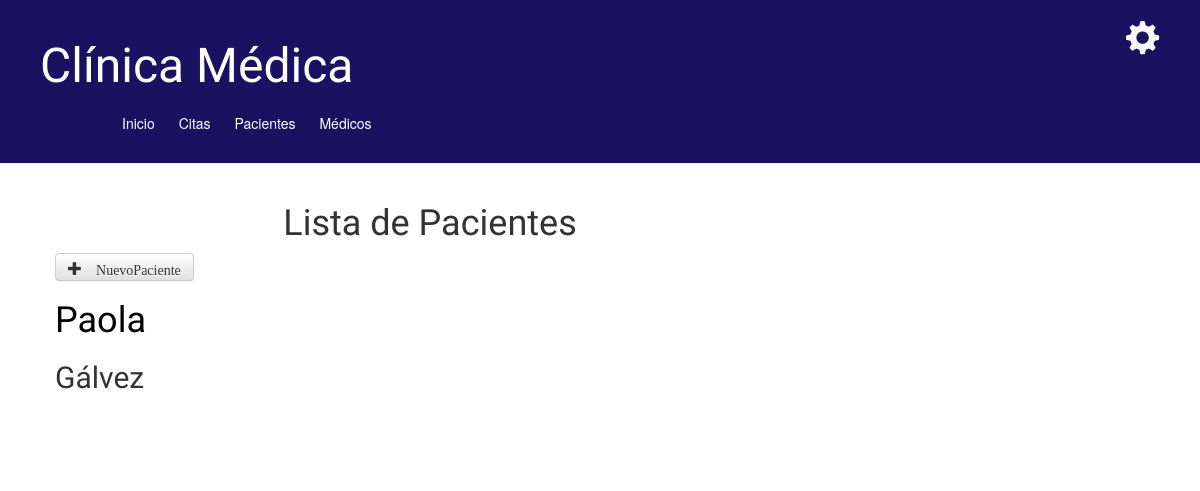
/pacientes/, run on an earlier commit of the app's database.
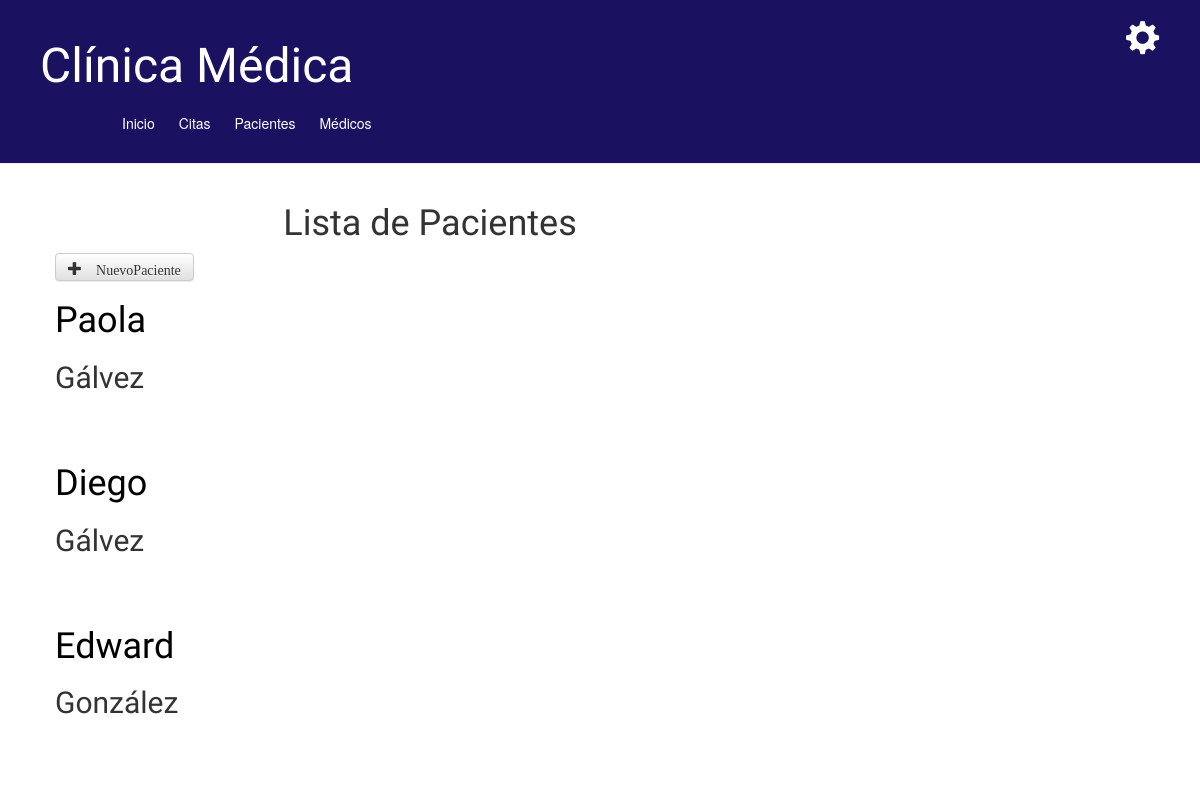
And on a later commit of the database.
### cita/models.py (models this page shows, shortened)
class Paciente(models.Model):
    nombre    = models.CharField(max_length=30)
    apellido  = models.CharField(max_length=20)
    edad      = models.IntegerField()
    sexo      = models.CharField(max_length=10)

### cita/views.py (the view)
# urls.py: url(r'^pacientes/', views.ListaPaciente, name='ListaPaciente'),
def ListaPaciente(request):
    pacientes = Paciente.objects.all
    return render(request, 'cita/ListaPaciente.html', {'pacientes':pacientes})

### cita/templates/cita/ListaPaciente.html (shortened to what this page needs)
{% extends 'cita/base.html' %}
{% block content %}
<h1 align="center">Lista de Pacientes</h1>
<a class="btn btn-default" href="{% url 'NuevoPaciente' %}"><span class="glyphicon glyphicon-plus"> NuevoPaciente</span></a>
    <div class="post">
      {% for post in pacientes %}
         <div class="post">
             <h1><a href="{% url 'cita.views.DetallePaciente' pk=post.pk %}">{{ post.nombre }}</a></h1>
             <h2>{{ post.apellido }}</h2>
         </div>
      {% endfor %}
    </div>
{% endblock %}

What changed in the data, as far as the page shows it:
added Paciente: nombre "Diego", apellido "Gálvez"
added Paciente: nombre "Edward", apellido "González"
